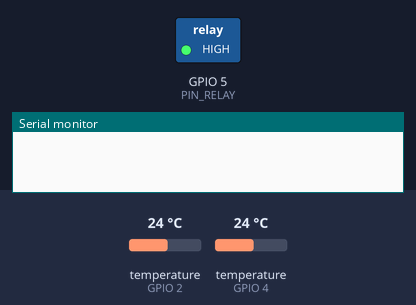
Bench run of a sketch on a simulated ESP32. On the bench: switched loads named in the sketch (green lamp = pin HIGH), the last lines printed to the serial monitor. Inputs (shaded band) come from the test bench; at power-on: temperature (sensors on GPIO 2, GPIO 4) 24 °C. WiFi joins after 1.5 s; servers stay silent unless stated.

Above: at 3.0 s.
3.1 s: temperature (sensor on GPIO 2) set to 3.3 °C
6.0 s: temperature (sensor on GPIO 2) set to 2.8 °C
At 8.2 s:
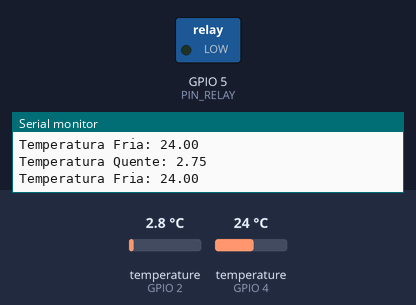
Timing chart, 0 to 9.7 s (numbered marks = the images above; inputs shaded):
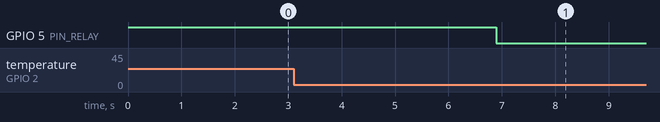

Measured:
- the behaviour switches between 3 and 2.9 °C on temperature (sensor on GPIO 2) (found by bisection; images 0 and 1)
- after the input at 6.0 s, GPIO 5 (PIN_RELAY): HIGH → LOW after 0.89 s

The sketch:

Codigo.ino
```cpp
//PROJETO DE ATUADOR UTILIZANDO PELTIER E SENSORES DE TEMPERATURA
//DESENVOLVIDO PARA DISCIPLINA DE INSTRUMENTAÇÃO BIOMÉDICA DO CURSO DE FÍSICA MÉDICA DA USP-RP
//AUTORES: VICTOR HUGO CELONI GNATKOVSKI, GABRIELA FLECK GODOI, JULIA CRISTINA E LUIZA COTRIM DE FARIA

//O DESENVOLVIMENTO DESTE CÓDIGO FOI REALIZADO UTILIZANDO O SENSOR DE TEMPERATURA PROGRAMÁVEL DS18B20, CÉLULA PELTIER TEC1-12706, MÓDULO RELÉ ARDUINO E ESP32.
//https://pdf1.alldatasheet.com/datasheet-pdf/view/58557/DALLAS/DS18B20.html
//https://ny3.blynk.cloud/dashboard/139942/global/devices/967542/organization/139942/devices/529715/dashboard


#define BLYNK_TEMPLATE_ID "TMPL2wiE65uiB"
#define BLYNK_TEMPLATE_NAME "Temperatura Peltier"
#define BLYNK_AUTH_TOKEN "lPqpnazFcx0mcMNVZ-B2YxwTrO9BW8c_"
#define BLYNK_PRINT Serial

#include <WiFi.h>
#include <BlynkSimpleEsp32.h>
#include <OneWire.h>
#include <DallasTemperature.h>


#define PIN_RELAY 5   //PINO DO RELÉ
#define PIN_SENSOR1 2 //SENSOR QUENTE
#define PIN_SENSOR2 4 //SENSOR FRIO

OneWire oneWire1(PIN_SENSOR1);
DallasTemperature sensors1(&oneWire1);

OneWire oneWire2(PIN_SENSOR2);
DallasTemperature sensors2(&oneWire2);


//ALTERAR PARA O WIFI DESEJADO
char auth[] = BLYNK_AUTH_TOKEN;
char ssid[] = "Victor"; //NOME DO WIFI
char pass[] = "victorceloni"; //SENHA DO WIFI

BlynkTimer timer;

void readTemperatures()
{
  sensors1.requestTemperatures();
  sensors2.requestTemperatures();

  float temp1 = sensors1.getTempCByIndex(0);
  float temp2 = sensors2.getTempCByIndex(0);

  Serial.print("Temperatura Quente: ");
  Serial.println(temp1);

  Serial.print("Temperatura Fria: ");
  Serial.println(temp2);

  delay(500);

  Blynk.virtualWrite(V0, temp1);
  Blynk.virtualWrite(V1, temp2);

  // Condição para desligar o relé se a temperatura do sensor 1 ultrapassar as temperatura desejada
  if (temp1 > 45) {
    digitalWrite(PIN_RELAY, LOW);  // Desliga o relé
    Blynk.virtualWrite(V2, LOW);   // Atualiza o estado do relé no aplicativo Blynk
    delay(10000);
  }
  else
  {
    digitalWrite(PIN_RELAY, HIGH);
    Blynk.virtualWrite(V2, HIGH);
  };
  // Condição para desligar o relé se a temperatura do sensor 1 ultrapassar as temperatura desejada
  if (temp1 < 3) {
    digitalWrite(PIN_RELAY, LOW);  // Desliga o relé
    Blynk.virtualWrite(V2, LOW);   // Atualiza o estado do relé no aplicativo Blynk
    delay(10000);
  }
  else
  {
    digitalWrite(PIN_RELAY, HIGH);
    Blynk.virtualWrite(V2, HIGH);
  };

}


void controlRelay()
{
  int relayState = digitalRead(PIN_RELAY);
  Blynk.virtualWrite(V2, relayState);
}

void setup()
{
  Serial.begin(115200);

  pinMode(PIN_RELAY, OUTPUT);
  digitalWrite(PIN_RELAY, HIGH); // Garante que o relé comece ligado
  Blynk.virtualWrite(V2, HIGH);
  Blynk.begin(auth, ssid, pass);
  sensors1.begin();
  sensors2.begin();

  timer.setInterval(1000L, readTemperatures);
  timer.setInterval(1000L, controlRelay);
}

void loop()
{
  Blynk.run();
  timer.run();
}
```
